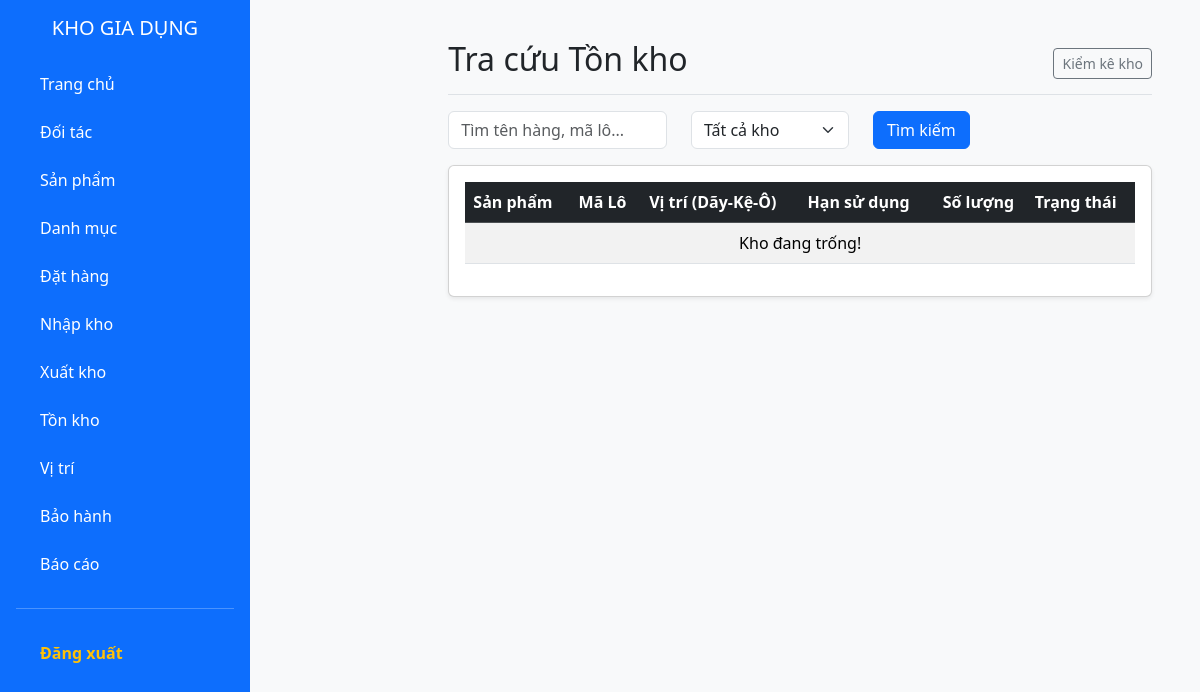
/public/inventory (signed in), run on an earlier commit of the app's database.
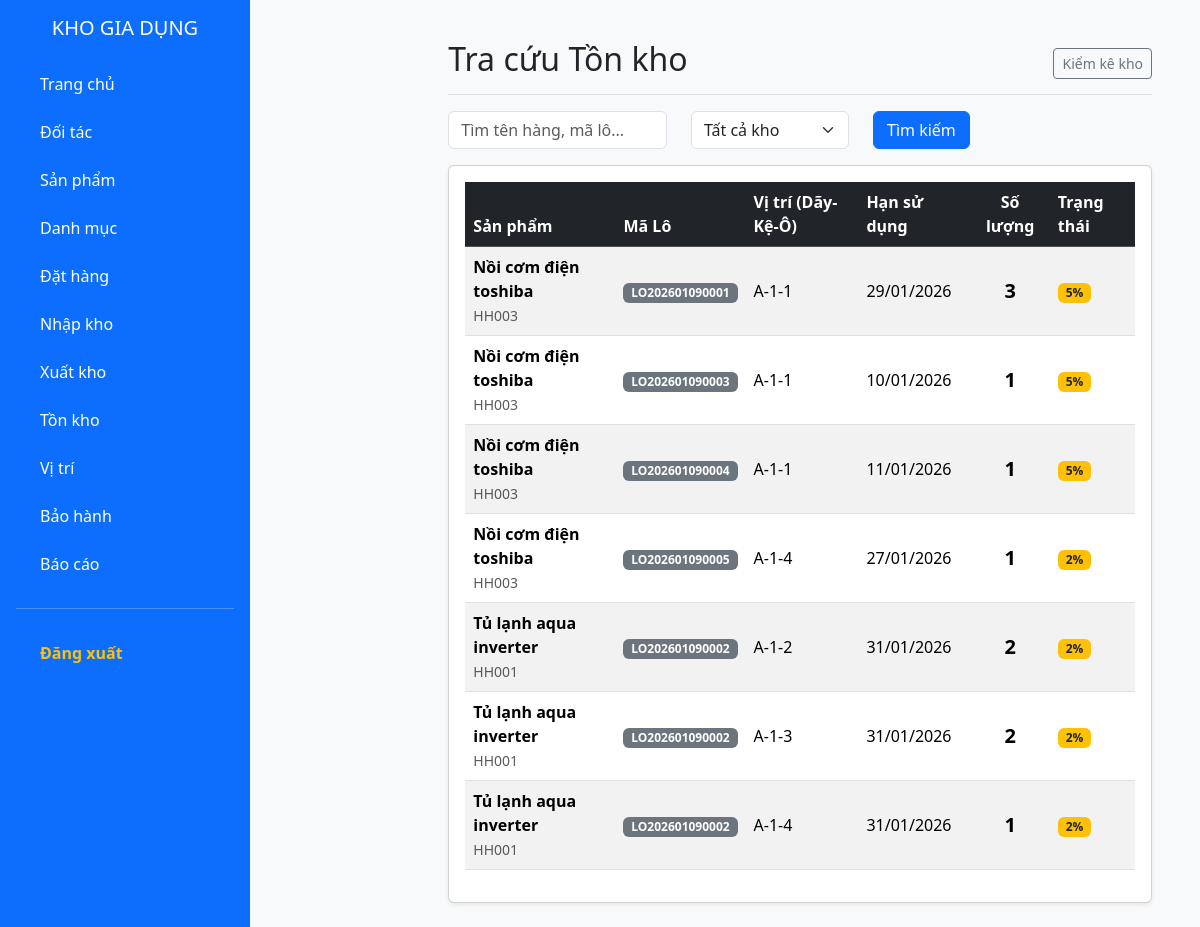
And on a later commit of the database.
### tables this page shows
CREATE TABLE IF NOT EXISTS `hanghoa` (
  `maHH` varchar(20) NOT NULL,
  `tenHH` varchar(200) NOT NULL,
  `maDVT` varchar(10) NOT NULL,
  `maNCC` varchar(10) NOT NULL,
  `thuongHieu` varchar(100) DEFAULT NULL,
  `model` varchar(100) DEFAULT NULL,
  `moTa` varchar(300) DEFAULT NULL,
  `maDanhMuc` varchar(20) DEFAULT NULL,
  `loaiHang` enum('LO','SERIAL') DEFAULT 'LO',
  `heSoChiemCho` int DEFAULT '1',
  `thoiGianBaoHanh` int DEFAULT '12' COMMENT 'Thời gian bảo hành cho khách (Tháng)',
  PRIMARY KEY (`maHH`),
  KEY `fk_hanghoa_dvt` (`maDVT`),
  KEY `fk_hanghoa_ncc` (`maNCC`),
  KEY `fk_hanghoa_danhmuc` (`maDanhMuc`)
);

### app/controllers/InventoryController.php (called while the page is built, shortened)
<?php
class InventoryController extends Controller {
    private $inventoryModel;
    public function __construct() {
        $this->inventoryModel = $this->model('InventoryModel');
    }
    public function index() {
        $stocks = $this->inventoryModel->getAllStock();
        $data = [
            'title' => 'Tồn kho thực tế',
            'stocks' => $stocks
        ];
        $this->view('inventory/index', $data);
    }
}
?>

### app/core/app.php (called while the page is built, shortened)
<?php
class App {
    protected $action = 'index';
    public function __construct() {
        $url = $this->parseUrl();
        if (isset($url[0])) {
            if (file_exists(APP_ROOT . '/controllers/' . ucfirst($url[0]) . 'Controller.php')) {
                unset($url[0]);
            }
        }
        $this->controller = new $this->controller;
        $this->params = $url ? array_values($url) : [];
        call_user_func_array([$this->controller, $this->action], $this->params);
    }
    public function parseUrl() {
        if (isset($_GET['url'])) {
            return explode('/', filter_var(rtrim($_GET['url'], '/'), FILTER_SANITIZE_URL));
        }
    }
}
?>

### public/index.php (called while the page is built, shortened)
<?php
require_once ROOT_PATH . '/app/core/Database.php';
require_once ROOT_PATH . '/app/core/Controller.php';
require_once ROOT_PATH . '/app/core/App.php';
$app = new App();
?>

### app/models/InventoryModel.php (called while the page is built)
<?php
class InventoryModel {
    private $conn;
    public function __construct() {
        $this->conn = Database::getInstance()->getConnection();
    }
    public function getAllStock() {
        $sql = "SELECT
                    lvt.soLuong as soLuongTon,
                    lvt.maLo,
                    hh.tenHH,
                    hh.maHH,
                    lh.hanBaoHanh,
                    vt.maViTri,
                    vt.sucChuaToiDa,
                    CONCAT(vt.day, '-', vt.ke, '-', vt.o) as viTriCuThe,
                    -- occupancy percent for that entire position (sum of all lots / capacity)
                    (SELECT COALESCE(SUM(lvt2.soLuong),0) FROM lo_hang_vi_tri lvt2 WHERE lvt2.maViTri = vt.maViTri) as totalAtPosition
                FROM lo_hang_vi_tri lvt
                JOIN lohang lh ON lvt.maLo = lh.maLo
                JOIN hanghoa hh ON lh.maHH = hh.maHH
                JOIN vitri vt ON lvt.maViTri = vt.maViTri
                WHERE lvt.soLuong > 0
                ORDER BY hh.tenHH ASC";
        $stmt = $this->conn->prepare($sql);
        $stmt->execute();
        return $stmt->fetchAll();
    }
}
?>

### app/core/Database.php (called while the page is built, shortened)
<?php
class Database {
    private static $instance = null;
    private $conn;
    private function __construct() {
        try {
            $dsn = "mysql:host=" . DB_HOST . ";dbname=" . DB_NAME . ";charset=utf8mb4";
            $this->conn = new PDO($dsn, DB_USER, DB_PASS);
            $this->conn->setAttribute(PDO::ATTR_ERRMODE, PDO::ERRMODE_EXCEPTION);
            $this->conn->setAttribute(PDO::ATTR_DEFAULT_FETCH_MODE, PDO::FETCH_ASSOC);
        } catch(PDOException $e) {
            die("Lỗi kết nối MySQL: " . $e->getMessage());
        }
    }
    public static function getInstance() {
        if (!self::$instance) {
            self::$instance = new Database();
        }
        return self::$instance;
    }
    public function getConnection() {
        return $this->conn;
    }
}
?>

### app/views/inventory/index.php (the view, shortened to what the changed rows need)
<?php require_once APP_ROOT . '/views/layouts/header.php'; ?>
<?php require_once APP_ROOT . '/views/layouts/sidebar.php'; ?>
<main class="col-md-9 ms-sm-auto col-lg-10 px-md-4">
    <div class="d-flex justify-content-between flex-wrap flex-md-nowrap align-items-center pt-3 pb-2 mb-3 border-bottom">
        <h1 class="h2">Tra cứu Tồn kho</h1>
    </div>
    <div class="card shadow-sm">
        <div class="card-body">
            <table class="table table-striped align-middle">
                <thead class="table-dark">
                    <tr>
                        <th>Sản phẩm</th>
                        <th>Mã Lô</th>
                        <th>Vị trí (Dãy-Kệ-Ô)</th>
                        <th>Hạn sử dụng</th>
                        <th class="text-center">Số lượng</th>
                        <th>Trạng thái</th>
                    </tr>
                </thead>
               <tbody>
                    <?php if (!empty($data['stocks'])): ?>
                        <?php foreach ($data['stocks'] as $item): ?>
                            <tr>
                            <td>
                                <span class="fw-bold"><?php echo $item['tenHH']; ?></span><br>
                                <small class="text-muted"><?php echo $item['maHH']; ?></small>
                            </td>
                            <td><span class="badge bg-secondary"><?php echo $item['maLo']; ?></span></td>
                            <td>
                                <?php
                                    echo !empty($item['viTriCuThe']) ? $item['viTriCuThe'] : '<span class="text-muted fst-italic">Chưa xếp kệ</span>';
                                ?>
                            </td>
                            <td>
                                <?php
                                    echo $item['hanBaoHanh'] ? date('d/m/Y', strtotime($item['hanBaoHanh'])) : 'Không BH';
                                ?>
                            </td>
                            <td class="text-center fs-5">
                                <strong><?php echo number_format($item['soLuongTon']); ?></strong>
                            </td>
                            <td>
                                <?php
                                    $capacity = isset($item['sucChuaToiDa']) ? (int)$item['sucChuaToiDa'] : 100;
                                    $totalAtPos = isset($item['totalAtPosition']) ? (int)$item['totalAtPosition'] : 0;
                                    $percent = ($capacity > 0) ? ($totalAtPos / $capacity) * 100 : 0;
                                    if ($percent > 90) {
                                        echo '<span class="badge bg-danger">Đầy (' . round($percent) . '%)</span>';
                                    } elseif ($percent == 0) {
                                        echo '<span class="badge bg-success">Trống</span>';
                                    } else {
                                        echo '<span class="badge bg-warning text-dark">' . round($percent) . '%</span>';
                                    }
                                ?>
                            </td>
                        </tr>
                        <?php endforeach; ?>
                    <?php else: ?>
                        <tr><td colspan="6" class="text-center">Kho đang trống!</td></tr>
                    <?php endif; ?>
                </tbody>
            </table>
        </div>
    </div>
</main>
<?php require_once APP_ROOT . '/views/layouts/footer.php'; ?>

What changed in the data, as far as the page shows it:
added hanghoa: tenHH "Nồi cơm điện toshiba", maHH "HH003", maLo "LO202601090001", viTriCuThe "A-1-1", hanBaoHanh "29/01/2026", soLuongTon "3", percent "5", maLo "LO202601090003", hanBaoHanh "10/01/2026", soLuongTon "1", maLo "LO202601090004", hanBaoHanh "11/01/2026", maLo "LO202601090005", viTriCuThe "A-1-4", hanBaoHanh "27/01/2026", percent "2"
added hanghoa: tenHH "Tủ lạnh aqua inverter", maHH "HH001", maLo "LO202601090002", viTriCuThe "A-1-2", hanBaoHanh "31/01/2026", soLuongTon "2", percent "2", viTriCuThe "A-1-3", viTriCuThe "A-1-4", soLuongTon "1"
Also different on the page:
text no longer shown: "Kho đang trống!"
